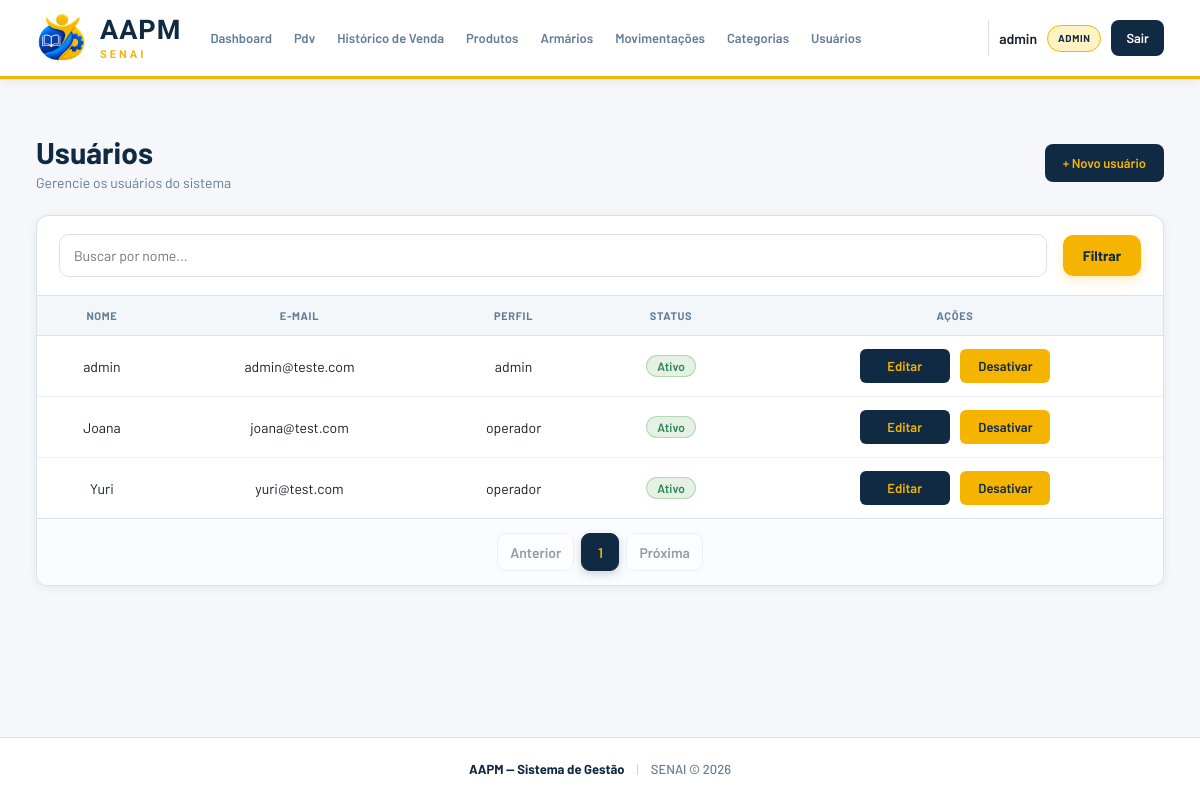
/usuarios/ (signed in), run on an earlier commit of the app's database.
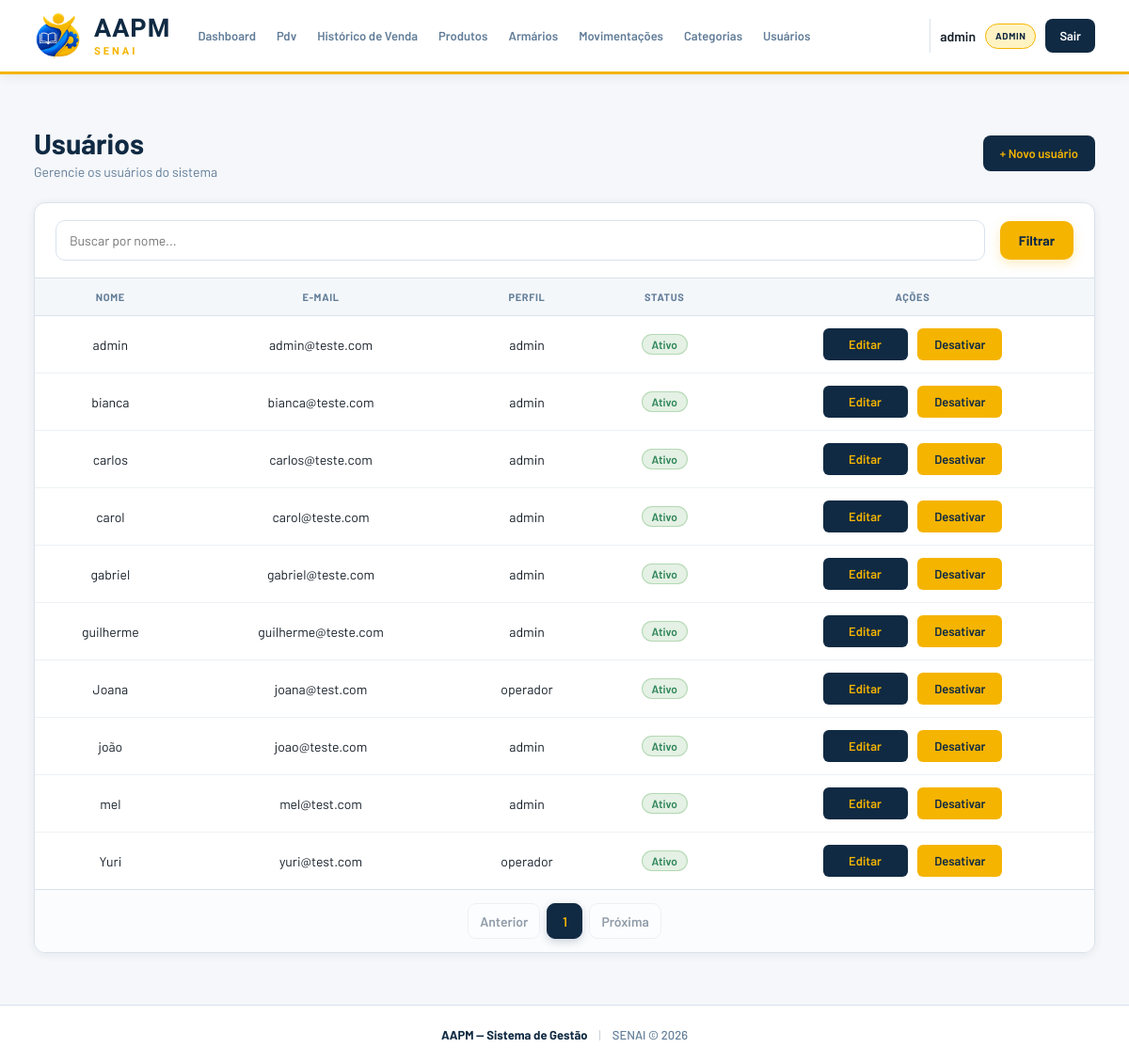
And on a later commit of the database.
### app/models/usuario.py (models this page shows)
class Usuario(Base):
    __tablename__ = "usuarios"
    id = Column(Integer, primary_key=True, autoincrement=True)
    nome = Column(String(100), nullable=False)
    email = Column(String(150), unique=True, nullable=False)
    senha_hash = Column(String(255), nullable=False)
    role = Column(String(20), default="operador")
    ativo = Column(Boolean, default=True)
    criado_em = Column(DateTime, server_default=func.now())

### app/controllers/admin_controller.py (the view)
@router.get("/")
def listar_usuarios(
    request: Request,
    busca: str = "",
    page: int = 1,
    db: Session = Depends(get_db),
    admin = Depends(get_admin) # Bloqueia quem não é admin
):
    busca = busca.strip()
    query = db.query(Usuario)
    if busca:
        query = query.filter(Usuario.nome.ilike(f"%{busca}%"))
    usuarios, pagination = paginate(
        query.order_by(Usuario.nome), page
    )
    return templates.TemplateResponse(
        request,
        "usuarios/index.html",
        {
            "request": request,
            "usuario": admin,
            "usuarios": usuarios,
            "pagination": pagination,
            "busca": busca,
        }
    )

### app/templates/usuarios/index.html (shortened to what this page needs)
{% extends "base.html" %}
{% block extra_css %}
<link rel="stylesheet" href="/static/css/index-usuario.css?v=2">
<link rel="stylesheet" href="/static/css/list-filter.css?v=1">
<link rel="stylesheet" href="/static/css/list-pages.css?v=1">
{% endblock %}
{% block conteudo %}
<div class="page-header">
  <div>
    <h1 class="page-title">Usuários</h1>
    <p class="page-subtitle">Gerencie os usuários do sistema</p>
  </div>
  <a href="/usuarios/novo" class="btn-primary">+ Novo usuário</a>
</div>
<div class="card">
  <form method="get" action="/usuarios" class="list-filter list-filter--inset">
    <input type="text" name="busca" class="form-input list-filter__search" placeholder="Buscar por nome..." value="{{ busca }}">
    <button type="submit" class="btn-primary">Filtrar</button>
  </form>
  <div class="table-wrapper">
    <table class="table">
      <thead>
        <tr>
          <th>Nome</th>
          <th>E-mail</th>
          <th>Perfil</th>
          <th>Status</th>
          <th>Ações</th>
        </tr>
      </thead>
      <tbody>
        {% for u in usuarios | sort(attribute='nome', case_sensitive=false) %}
        <tr>
          <td>{{ u.nome }}</td>
          <td>{{ u.email }}</td>
          <td>{{ u.role }}</td>
          <td>
            <span class="status-badge status-badge--{{ 'ativo' if u.ativo else 'inativo' }}">
              {{ "Ativo" if u.ativo else "Inativo" }}
            </span>
          </td>
          <td class="td-actions">
            <a href="/usuarios/{{ u.id }}/editar" class="btn-table">Editar</a>
            <form action="/usuarios/{{ u.id }}/toggle-ativo" method="post" style="display:inline;" data-confirm-form data-confirm-title="Tem certeza?" data-confirm-message="Tem certeza que deseja {{ 'desativar' if u.ativo else 'ativar' }} este usuário?" data-confirm-label="{{ 'Desativar' if u.ativo else 'Ativar' }}">
              <button type="submit" class="btn-table btn-table--warn">
                {{ "Desativar" if u.ativo else "Ativar" }}
              </button>
            </form>
          </td>
        </tr>
        {% endfor %}
      </tbody>
    </table>
  </div>
  {% include "paginacao/index.html" %}
</div>
{% endblock %}

### app/templates/base.html (shortened to what this page needs)
<!DOCTYPE html>
<html lang="pt-br">
<head>
  <link rel="stylesheet" href="/static/css/base.css?v=7">
  {% block extra_css %}{% endblock %}
</head>
<body>
  <header class="header">
    <div class="header-inner">
      <a href="/" class="logo-area" aria-label="Voltar para a página inicial">
        <img class="logo-image" src="/static/uploads/Logo%20simples.png" alt="AAPM SENAI" width="52" height="52">
        <div class="logo-text">
          <span class="logo-aapm">AAPM</span>
          <span class="logo-senai">SENAI</span>
        </div>
      </a>
      {% if usuario %}
      <nav class="nav">
        <a href="/"  class="nav-link">Dashboard</a>
        <a href="/pdv/"   class="nav-link">Pdv</a>
        <a href="/pdv/historico"   class="nav-link">Histórico de Venda</a>
        <a href="/produtos"   class="nav-link">Produtos</a>
        <a href="/armarios" class="nav-link">Armários</a>
        {% if usuario.role == 'admin' %}
        <a href="/movimentacoes" class="nav-link">Movimentações</a>
        <a href="/categorias" class="nav-link">Categorias</a>
          <a href="/usuarios" class="nav-link">Usuários</a>
        {% endif %}
      </nav>
      <div class="header-user">
        <span class="header-user__name">{{ usuario.nome }}</span>
        <span class="role-badge role-badge--{{ usuario.role|lower }}">{{ usuario.role }}</span>
        <a href="/auth/logout" class="btn-logout" data-confirm-link data-confirm-title="Sair do sistema?" data-confirm-message="Deseja realmente sair do sistema?" data-confirm-label="Sair">Sair</a>
      </div>
      {% endif %}
    </div>
  </header>
  <main class="main-content">
    {% block conteudo %}{% endblock %}
  </main>
  <footer class="footer">
    <div class="footer-inner">
      <span class="footer-brand">AAPM &mdash; Sistema de Gestão</span>
      <span class="footer-sep">|</span>
      <span class="footer-info">SENAI &copy; 2026</span>
    </div>
  </footer>
</body>
</html>

### app/templates/paginacao/index.html
{% if pagination %}
<div class="pagination-controls">
  <nav class="pagination" aria-label="Paginação">
    <a class="pagination__link{{ ' pagination__link--disabled' if not pagination.has_previous }}" href="{{ request.url.include_query_params(page=pagination.page - 1) if pagination.has_previous else '#' }}" {% if not pagination.has_previous %}aria-disabled="true" tabindex="-1"{% endif %}>Anterior</a>
    {% for numero in pagination.pages %}
      {% if numero is none %}
      <span class="pagination__ellipsis" aria-hidden="true">…</span>
      {% else %}
      <a class="pagination__link{{ ' pagination__link--active' if numero == pagination.page }}" href="{{ request.url.include_query_params(page=numero) }}" {% if numero == pagination.page %}aria-current="page"{% endif %}>{{ numero }}</a>
      {% endif %}
    {% endfor %}
    <a class="pagination__link{{ ' pagination__link--disabled' if not pagination.has_next }}" href="{{ request.url.include_query_params(page=pagination.page + 1) if pagination.has_next else '#' }}" {% if not pagination.has_next %}aria-disabled="true" tabindex="-1"{% endif %}>Próxima</a>
  </nav>
</div>
{% endif %}

### app/static/css/index-usuario.css (style rules this page uses)
.td-actions form { margin: 0 !important; padding: 0 !important; background: transparent !important; box-shadow: none !important; border: none !important; display: inline-flex !important; }
.btn-table { display: inline-flex; align-items: center; justify-content: center; min-width: 90px; height: 34px; padding: 0 14px; border: 1px solid transparent; border-radius: 6px; background: var(--azul); color: var(--laranja) !important; text-decoration: none; font-size: 13px; font-weight: 600; cursor: pointer; transition: background-color 0.2s ease, transform 0.1s ease; }
.btn-table--warn { background: var(--laranja) !important; color: var(--azul) !important; border: 1px solid rgba(245, 180, 0, 0.4) !important; }
.status-badge { display: inline-block; padding: 3px 10px; border-radius: 999px; font-size: 12px; font-weight: 600; }
.status-badge--ativo { background: rgba(34, 139, 34, 0.12); color: var(--verde); border: 1px solid rgba(34, 139, 34, 0.25); }
.table-wrapper { overflow-x: auto; }
.table { width: 100%; border-collapse: collapse; font-size: 14px; }
.table thead { background: var(--fundo); }
.table th { padding: 12px 16px; text-align: left; font-size: 12px; font-weight: 700; text-transform: uppercase; letter-spacing: 0.06em; color: var(--texto-secundario); border-bottom: 1px solid var(--borda); white-space: nowrap; }
.table td { padding: 13px 16px; border-bottom: 1px solid var(--fundo); color: #2d3748; vertical-align: middle; }
.table tbody tr:last-child td { border-bottom: none; }
.card { background: var(--branco); border: 1px solid var(--borda); border-radius: 12px; overflow: hidden; box-shadow: 0 1px 4px rgba(16, 42, 67, 0.08); }
.page-header { display: flex; align-items: center; justify-content: space-between; margin-bottom: 20px; flex-wrap: wrap; gap: 12px; }
.page-title { font-size: 22px; font-weight: 700; color: var(--azul); margin: 0; }
.page-subtitle { font-size: 13px; color: var(--texto-secundario); margin-top: 2px; }
.btn-primary { display: inline-flex; align-items: center; justify-content: center; height: 38px; padding: 0 18px; background: var(--azul); color: var(--laranja) !important; text-decoration: none; border-radius: 8px; font-size: 13px; font-weight: 600; transition: background-color 0.2s ease, transform 0.1s ease; }
.table th, .table td { text-align: center; }
.td-actions { display: table-cell; text-align: center; white-space: nowrap; }
.td-actions form { margin-left: 8px !important; }

### app/static/css/list-filter.css (style rules this page uses)
.list-filter { display: flex; align-items: center; gap: 1rem; margin-bottom: 1.5rem; flex-wrap: wrap; }
.list-filter--inset { margin: 25px; }
.list-filter .form-input { padding: 12px 14px; border: 1px solid var(--borda); border-radius: 10px; color: var(--texto); font: inherit; font-size: 14px; }
.list-filter__search { flex: 1; min-width: 200px; }
.list-filter .btn-primary { display: inline-flex; align-items: center; justify-content: center; height: auto; padding: 12px 20px; border: none; border-radius: 10px; background: var(--laranja); color: var(--azul) !important; font-size: 14px; font-weight: 700; text-decoration: none; box-shadow: 0 4px 12px rgba(245, 180, 0, .25); transition: transform .2s ease, box-shadow .2s ease; }

What changed in the data, as far as the page shows it:
added Usuario: nome "bianca", email "bianca@teste.com", role "admin", ativo "Ativo", ativo "Desativar"
added Usuario: nome "carlos", email "carlos@teste.com", role "admin", ativo "Ativo", ativo "Desativar"
added Usuario: nome "carol", email "carol@teste.com", role "admin", ativo "Ativo", ativo "Desativar"
added Usuario: nome "gabriel", email "gabriel@teste.com", role "admin", ativo "Ativo", ativo "Desativar"
added Usuario: nome "guilherme", email "guilherme@teste.com", role "admin", ativo "Ativo", ativo "Desativar"
added Usuario: nome "joão", email "joao@teste.com", role "admin", ativo "Ativo", ativo "Desativar"
added Usuario: nome "mel", email "mel@test.com", role "admin", ativo "Ativo", ativo "Desativar"
